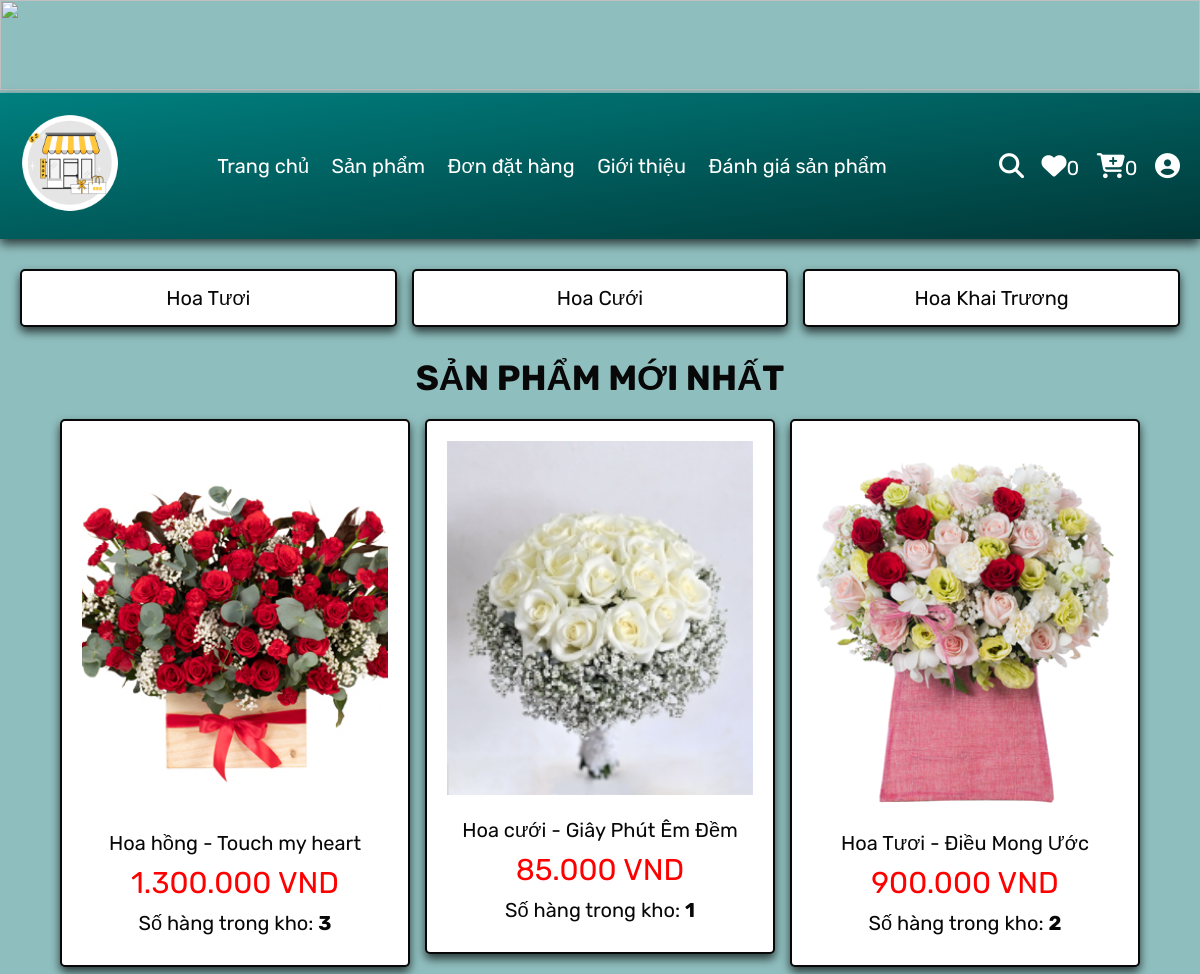
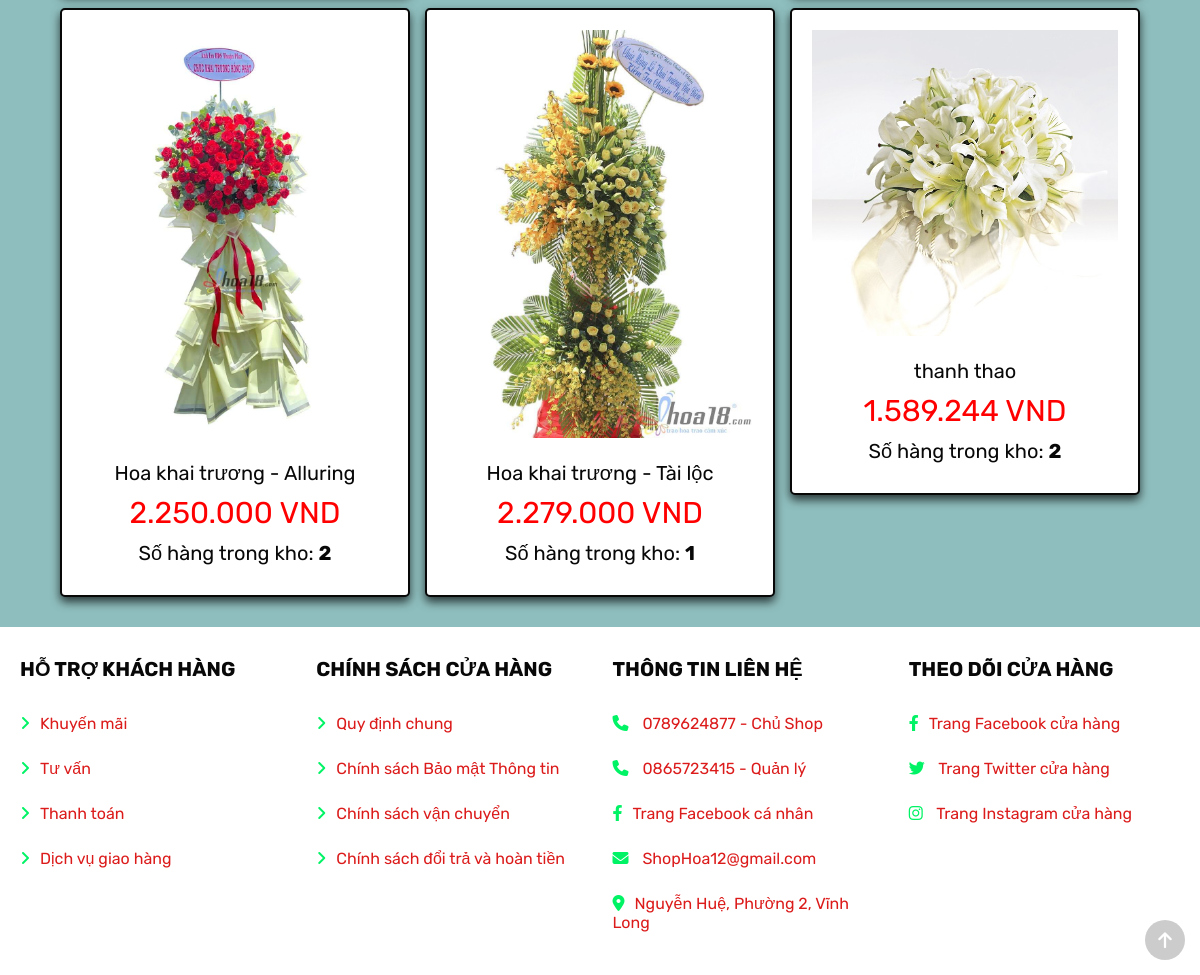
/shop.php (signed in), run on the app's committed database (2 pictures, top to bottom).
### tables this page shows
CREATE TABLE `products` (
  `id` int(100) NOT NULL,
  `name` varchar(100) NOT NULL,
  `category` varchar(20) NOT NULL,
  `details` varchar(500) NOT NULL,
  `price` int(255) NOT NULL,
  `quantity` int(11) NOT NULL,
  `image` varchar(100) NOT NULL
);

### shop.php (the view, shortened to what this page needs)
<?php
@include 'config.php';
?>
<!DOCTYPE html>
<html lang="en">
<head>
   <link rel="stylesheet" href="https://cdnjs.cloudflare.com/ajax/libs/font-awesome/6.1.1/css/all.min.css">
   <link rel="stylesheet" href="css/style.css">
   <link rel="stylesheet" href="css/quangcao.css">
   <link rel="stylesheet" href="css/tien.css">
</head>
<body>
<?php include 'header.php'; ?>
<section class="p-category">
   <a href="category.php?category=Hoatuoi">Hoa Tươi</a>
   <a href="category.php?category=Hoacuoi">Hoa Cưới</a>
   <a href="category.php?category=Hoakhaitruong">Hoa Khai Trương</a>
</section>
<section class="products">
   <h1 class="title">SẢN PHẨM MỚI NHẤT</h1>
   <div class="box-container">
   <?php
      $select_products = $conn->prepare("SELECT * FROM `products`");
      $select_products->execute();
      if($select_products->rowCount() > 0){
         while($fetch_products = $select_products->fetch(PDO::FETCH_ASSOC)){
   ?>
   <form action="" class="box" method="POST">
      <a href="view_page.php?pid=<?= $fetch_products['id']; ?>"><img src="uploaded_img/<?= $fetch_products['image']; ?>" alt=""></a>
      <div class="name"><?= $fetch_products['name']; ?></div>
      <div class="tien"><span><?= number_format($fetch_products['price'], 0, ',', '.'); ?></span> VND</div>
      <?php if ($fetch_products['quantity'] > 0) { ?>
         <div class="name"><label for="">Số hàng trong kho: </label><strong><?=$fetch_products['quantity']?></strong></div>
      <?php } else { ?>
            <div class="name">Trạng thái: Hết hàng</div> <?php } ?>
   </form>
   <?php
      }
   }else{
      echo '<p class="empty">Sản phẩm chưa được thêm vào!</p>';
   }
   ?>
   </div>
</section>
<?php include 'footer.php';  ?>
<i class="fa fa-arrow-up" id="goto-top-page" onclick="gotoTop()"></i>
</body>
</html>

### css/style.css (style rules this page uses)
.products .box-container { display: grid; grid-template-columns: repeat(auto-fit, 35rem); gap: 1.5rem; justify-content: center; align-items: flex-start; }
.products .box-container .box { padding: 2rem; text-align: center; border: var(--border); background-color: var(--white); box-shadow: var(--box-shadow); border-radius: 0.5rem; position: relative; }
.products .box-container .box img { width: 100%; margin-bottom: 1rem; }
.products .box-container .box .name { font-size: 2rem; color: var(--black); padding: 1rem 0; }
.p-category { display: grid; grid-template-columns: repeat(auto-fit, minmax(27rem, 1fr)); gap: 1.5rem; justify-content: center; align-items: flex-start; }
.p-category { padding-bottom: 0; }
.p-category a { padding: 1.5rem; text-align: center; border: var(--border); background-color: var(--white); box-shadow: var(--box-shadow); border-radius: 0.5rem; font-size: 2rem; text-transform: capitalize; color: var(--black); }

### css/quangcao.css (style rules this page uses)
body { margin: 0px; background-color: #64a5a5b8; }
#goto-top-page, #goto-bot-page { position: fixed; bottom: 15px; right: 15px; z-index: 100; background: rgba(0, 0, 0, 0.2); color: #fff; font-size: 18px; border-radius: 50%; width: 40px; height: 40px; line-height: 40px; text-align: center; cursor: pointer; transition-duration: 0.2s; }

### css/tien.css (style rules this page uses)
.tien { font-size: 3rem; color: Red; }
.tien span { font-size: 3rem; color: Red; }

### css/components.css (style rules this page uses)
:root { --green: #00f365; --orange: #74d4f2; --red: #e74c3c; --black: #080808; --blue: #3124e6; --light-color: #dc1b1b; --white: #fff; --light-bg: #f6f6f6; --border: 0.2rem solid var(--black); --box-shadow: 0 0.5rem 1rem rgba(0, 0, 0, 0.7); }
* { font-family: "Rubik", sans-serif; margin: 0; padding: 0; box-sizing: border-box; outline: none; border: none; text-decoration: none; color: var(--black); }
body { background-color: var(--light-bg); }
html { font-size: 62.5%; overflow-x: hidden; scroll-behavior: smooth; scroll-padding-top: 6.5rem; }
section { padding: 3rem 2rem; max-width: 1200px; margin: 0 auto; }
.title { text-align: center; margin-bottom: 2rem; text-transform: uppercase; color: var(--black); font-size: 3.5rem; }

### data on the page
products: image (picture), name "Hoa hồng - Touch my heart", price "1.300.000", quantity "3"
products: image (picture), name "Hoa cưới - Giây Phút Êm Đềm", price "85.000", quantity "1"
products: image (picture), name "Hoa Tươi - Điều Mong Ước", price "900.000", quantity "2"
products: image (picture), name "Hoa khai trương - Alluring", price "2.250.000", quantity "2"
products: image (picture), name "Hoa khai trương - Tài lộc", price "2.279.000", quantity "1"
products: image (picture), name "thanh thao", price "1.589.244", quantity "2"

### other printed values
$count_wishlist_items->rowCount() "0"
$count_cart_items->rowCount() "0"
